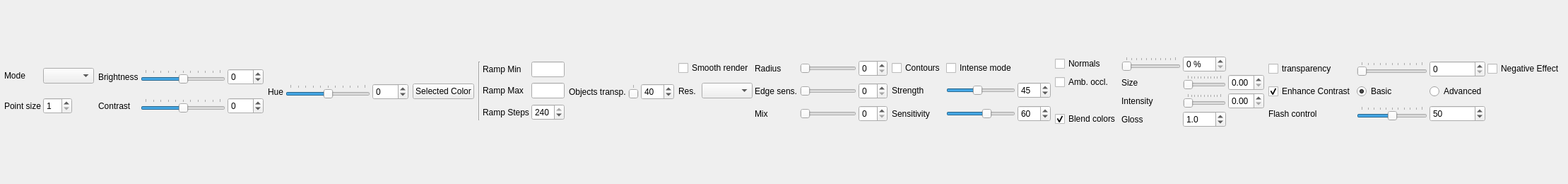
<?xml version="1.0" encoding="UTF-8"?>
<ui version="4.0">
 <class>toolbar_renderings</class>
 <widget class="QWidget" name="toolbar_renderings">
  <property name="geometry">
   <rect>
    <x>0</x>
    <y>0</y>
    <width>1735</width>
    <height>260</height>
   </rect>
  </property>
  <property name="windowTitle">
   <string>Renderings</string>
  </property>
  <layout class="QGridLayout" name="gridLayout">
   <property name="leftMargin">
    <number>6</number>
   </property>
   <property name="topMargin">
    <number>0</number>
   </property>
   <property name="rightMargin">
    <number>6</number>
   </property>
   <property name="bottomMargin">
    <number>0</number>
   </property>
   <property name="verticalSpacing">
    <number>3</number>
   </property>
   <item row="0" column="0">
    <layout class="QHBoxLayout" name="row0Layout">
     <property name="spacing">
      <number>6</number>
     </property>
     <item>
      <widget class="QWidget" name="renderModeWidget" native="true">
       <layout class="QGridLayout" name="renderModeLayout">
        <property name="leftMargin">
         <number>0</number>
        </property>
        <property name="topMargin">
         <number>0</number>
        </property>
        <property name="rightMargin">
         <number>0</number>
        </property>
        <property name="bottomMargin">
         <number>0</number>
        </property>
        <property name="horizontalSpacing">
         <number>3</number>
        </property>
        <property name="verticalSpacing">
         <number>3</number>
        </property>
        <item row="0" column="0">
         <widget class="QLabel" name="label_renderMode">
          <property name="text">
           <string>Mode</string>
          </property>
         </widget>
        </item>
        <item row="0" column="1" colspan="2">
         <widget class="QComboBox" name="comboBox_renderMode">
          <property name="focusPolicy">
           <enum>Qt::NoFocus</enum>
          </property>
         </widget>
        </item>
        <item row="1" column="0">
         <widget class="QLabel" name="label_pointSize">
          <property name="text">
           <string>Point size</string>
          </property>
         </widget>
        </item>
        <item row="1" column="1">
         <widget class="QSpinBox" name="spinBox_pointSize">
          <property name="minimum">
           <number>1</number>
          </property>
          <property name="maximum">
           <number>15</number>
          </property>
          <property name="value">
           <number>1</number>
          </property>
         </widget>
        </item>
       </layout>
      </widget>
     </item>
     <item>
      <widget class="QWidget" name="adjust_options" native="true">
       <layout class="QGridLayout" name="adjustLayout">
        <property name="leftMargin">
         <number>0</number>
        </property>
        <property name="topMargin">
         <number>0</number>
        </property>
        <property name="rightMargin">
         <number>0</number>
        </property>
        <property name="bottomMargin">
         <number>0</number>
        </property>
        <property name="horizontalSpacing">
         <number>3</number>
        </property>
        <property name="verticalSpacing">
         <number>0</number>
        </property>
        <item row="0" column="0">
         <widget class="QLabel" name="brightnessLuminanceLabel">
          <property name="text">
           <string>Brightness</string>
          </property>
          <property name="margin">
           <number>3</number>
          </property>
         </widget>
        </item>
        <item row="0" column="1">
         <widget class="QSlider" name="brightnessLuminanceSlider">
          <property name="sizePolicy">
           <sizepolicy hsizetype="Minimum" vsizetype="Fixed">
            <horstretch>0</horstretch>
            <verstretch>0</verstretch>
           </sizepolicy>
          </property>
          <property name="minimumSize">
           <size>
            <width>120</width>
            <height>0</height>
           </size>
          </property>
          <property name="minimum">
           <number>-100</number>
          </property>
          <property name="maximum">
           <number>100</number>
          </property>
          <property name="singleStep">
           <number>20</number>
          </property>
          <property name="orientation">
           <enum>Qt::Horizontal</enum>
          </property>
          <property name="tickPosition">
           <enum>QSlider::TicksAbove</enum>
          </property>
         </widget>
        </item>
        <item row="0" column="2">
         <widget class="QSpinBox" name="brightnessLuminanceSpinBox">
          <property name="minimum">
           <number>-100</number>
          </property>
          <property name="maximum">
           <number>100</number>
          </property>
         </widget>
        </item>
        <item row="1" column="0">
         <widget class="QLabel" name="contrastSaturationLabel">
          <property name="text">
           <string>Contrast</string>
          </property>
          <property name="margin">
           <number>3</number>
          </property>
         </widget>
        </item>
        <item row="1" column="1">
         <widget class="QSlider" name="contrastSaturationSlider">
          <property name="sizePolicy">
           <sizepolicy hsizetype="Minimum" vsizetype="Fixed">
            <horstretch>0</horstretch>
            <verstretch>0</verstretch>
           </sizepolicy>
          </property>
          <property name="minimumSize">
           <size>
            <width>120</width>
            <height>0</height>
           </size>
          </property>
          <property name="minimum">
           <number>-100</number>
          </property>
          <property name="maximum">
           <number>100</number>
          </property>
          <property name="singleStep">
           <number>20</number>
          </property>
          <property name="orientation">
           <enum>Qt::Horizontal</enum>
          </property>
          <property name="tickPosition">
           <enum>QSlider::TicksAbove</enum>
          </property>
         </widget>
        </item>
        <item row="1" column="2">
         <widget class="QSpinBox" name="contrastSaturationSpinBox">
          <property name="minimum">
           <number>-100</number>
          </property>
          <property name="maximum">
           <number>100</number>
          </property>
         </widget>
        </item>
       </layout>
      </widget>
     </item>
     <item>
      <widget class="QWidget" name="falseColorWidget" native="true">
       <layout class="QGridLayout" name="falseColorLayout">
        <property name="leftMargin">
         <number>0</number>
        </property>
        <property name="topMargin">
         <number>0</number>
        </property>
        <property name="rightMargin">
         <number>0</number>
        </property>
        <property name="bottomMargin">
         <number>0</number>
        </property>
        <property name="horizontalSpacing">
         <number>3</number>
        </property>
        <property name="verticalSpacing">
         <number>3</number>
        </property>
        <item row="0" column="0">
         <widget class="QLabel" name="falseColorLabel">
          <property name="text">
           <string>Hue</string>
          </property>
          <property name="margin">
           <number>3</number>
          </property>
         </widget>
        </item>
        <item row="0" column="1">
         <widget class="QSlider" name="falseColorSlider">
          <property name="sizePolicy">
           <sizepolicy hsizetype="Minimum" vsizetype="Fixed">
            <horstretch>0</horstretch>
            <verstretch>0</verstretch>
           </sizepolicy>
          </property>
          <property name="minimumSize">
           <size>
            <width>120</width>
            <height>0</height>
           </size>
          </property>
          <property name="minimum">
           <number>-100</number>
          </property>
          <property name="maximum">
           <number>100</number>
          </property>
          <property name="singleStep">
           <number>20</number>
          </property>
          <property name="value">
           <number>0</number>
          </property>
          <property name="orientation">
           <enum>Qt::Horizontal</enum>
          </property>
          <property name="tickPosition">
           <enum>QSlider::TicksAbove</enum>
          </property>
         </widget>
        </item>
        <item row="0" column="2">
         <widget class="QSpinBox" name="falseColorSpinBox">
          <property name="minimum">
           <number>-100</number>
          </property>
          <property name="maximum">
           <number>100</number>
          </property>
         </widget>
        </item>
       </layout>
      </widget>
     </item>
     <item>
      <widget class="QPushButton" name="pushButton_color">
       <property name="text">
        <string>Selected Color</string>
       </property>
      </widget>
     </item>
    </layout>
   </item>
   <item row="0" column="1">
    <layout class="QHBoxLayout" name="row1Layout">
     <property name="spacing">
      <number>6</number>
     </property>
     <item>
      <widget class="QWidget" name="ramp_options" native="true">
       <layout class="QGridLayout" name="rampLayout">
        <property name="leftMargin">
         <number>0</number>
        </property>
        <property name="topMargin">
         <number>0</number>
        </property>
        <property name="rightMargin">
         <number>0</number>
        </property>
        <property name="bottomMargin">
         <number>0</number>
        </property>
        <property name="horizontalSpacing">
         <number>3</number>
        </property>
        <property name="verticalSpacing">
         <number>0</number>
        </property>
        <item row="0" column="0" rowspan="3">
         <widget class="Line" name="line_ramp">
          <property name="orientation">
           <enum>Qt::Vertical</enum>
          </property>
         </widget>
        </item>
        <item row="0" column="1">
         <widget class="QLabel" name="label_rampMin">
          <property name="text">
           <string>Ramp Min</string>
          </property>
         </widget>
        </item>
        <item row="0" column="2">
         <widget class="QDoubleEdit" name="lineEdit_rampMin">
          <property name="toolTip">
           <string>These values apply to tags, points, spheres, cylinders. The ramps on the boxes are determined by their thickness (Z, blue axis).</string>
          </property>
         </widget>
        </item>
        <item row="1" column="1">
         <widget class="QLabel" name="label_rampMax">
          <property name="text">
           <string>Ramp Max</string>
          </property>
         </widget>
        </item>
        <item row="1" column="2">
         <widget class="QDoubleEdit" name="lineEdit_rampMax">
          <property name="toolTip">
           <string>These values apply to tags, points, spheres, cylinders. The ramps on the boxes are determined by their thickness (Z, blue axis).</string>
          </property>
         </widget>
        </item>
        <item row="2" column="1">
         <widget class="QLabel" name="label_rampStep">
          <property name="text">
           <string>Ramp Steps</string>
          </property>
         </widget>
        </item>
        <item row="2" column="2">
         <widget class="QSpinBox" name="spinBox_rampStep">
          <property name="minimum">
           <number>4</number>
          </property>
          <property name="maximum">
           <number>240</number>
          </property>
          <property name="singleStep">
           <number>1</number>
          </property>
          <property name="value">
           <number>240</number>
          </property>
         </widget>
        </item>
       </layout>
      </widget>
     </item>
     <item>
      <widget class="QWidget" name="alphaObjectsWidget" native="true">
       <layout class="QGridLayout" name="alphaObjectsLayout">
        <property name="leftMargin">
         <number>0</number>
        </property>
        <property name="topMargin">
         <number>0</number>
        </property>
        <property name="rightMargin">
         <number>0</number>
        </property>
        <property name="bottomMargin">
         <number>0</number>
        </property>
        <property name="horizontalSpacing">
         <number>3</number>
        </property>
        <property name="verticalSpacing">
         <number>3</number>
        </property>
        <item row="0" column="0">
         <widget class="QLabel" name="alphaObjectsLabel">
          <property name="text">
           <string>Objects transp.</string>
          </property>
         </widget>
        </item>
        <item row="0" column="1">
         <widget class="QSlider" name="alphaObjectsSlider">
          <property name="maximum">
           <number>100</number>
          </property>
          <property name="value">
           <number>40</number>
          </property>
          <property name="orientation">
           <enum>Qt::Horizontal</enum>
          </property>
          <property name="tickPosition">
           <enum>QSlider::TicksAbove</enum>
          </property>
          <property name="tickInterval">
           <number>0</number>
          </property>
         </widget>
        </item>
        <item row="0" column="2">
         <widget class="QSpinBox" name="alphaObjectsSpinBox">
          <property name="maximum">
           <number>100</number>
          </property>
          <property name="value">
           <number>40</number>
          </property>
         </widget>
        </item>
       </layout>
      </widget>
     </item>
     <item>
      <spacer name="row1Spacer">
       <property name="orientation">
        <enum>Qt::Horizontal</enum>
       </property>
       <property name="sizeType">
        <enum>QSizePolicy::Expanding</enum>
       </property>
       <property name="sizeHint" stdset="0">
        <size>
         <width>0</width>
         <height>0</height>
        </size>
       </property>
      </spacer>
     </item>
    </layout>
   </item>
   <item row="0" column="2">
    <layout class="QHBoxLayout" name="row2Layout">
     <property name="spacing">
      <number>6</number>
     </property>
     <item>
      <widget class="QWidget" name="edgeAwareWidget" native="true">
       <layout class="QGridLayout" name="edgeAwareLayout">
        <property name="leftMargin">
         <number>0</number>
        </property>
        <property name="topMargin">
         <number>0</number>
        </property>
        <property name="rightMargin">
         <number>0</number>
        </property>
        <property name="bottomMargin">
         <number>0</number>
        </property>
        <property name="horizontalSpacing">
         <number>3</number>
        </property>
        <property name="verticalSpacing">
         <number>3</number>
        </property>
        <item row="0" column="0" colspan="2">
         <widget class="QCheckBox" name="checkBox_edgeAwareBlur">
          <property name="text">
           <string>Smooth render</string>
          </property>
         </widget>
        </item>
        <item row="0" column="2">
         <widget class="QLabel" name="label_radius">
          <property name="text">
           <string>Radius</string>
          </property>
         </widget>
        </item>
        <item row="0" column="3">
         <widget class="QSlider" name="slider_edgeAwareRadius">
          <property name="minimumSize">
           <size>
            <width>80</width>
            <height>0</height>
           </size>
          </property>
          <property name="orientation">
           <enum>Qt::Horizontal</enum>
          </property>
         </widget>
        </item>
        <item row="0" column="4">
         <widget class="QSpinBox" name="spinBox_edgeAwareRadius"/>
        </item>
        <item row="1" column="2">
         <widget class="QLabel" name="label_edgeSensibility">
          <property name="text">
           <string>Edge sens.</string>
          </property>
         </widget>
        </item>
        <item row="1" column="3">
         <widget class="QSlider" name="slider_edgeAwareDepth">
          <property name="orientation">
           <enum>Qt::Horizontal</enum>
          </property>
         </widget>
        </item>
        <item row="1" column="4">
         <widget class="QSpinBox" name="spinBox_edgeAwareDepth"/>
        </item>
        <item row="2" column="2">
         <widget class="QLabel" name="label_mix">
          <property name="text">
           <string>Mix</string>
          </property>
         </widget>
        </item>
        <item row="2" column="3">
         <widget class="QSlider" name="slider_edgeAwareBlend">
          <property name="minimumSize">
           <size>
            <width>80</width>
            <height>0</height>
           </size>
          </property>
          <property name="orientation">
           <enum>Qt::Horizontal</enum>
          </property>
         </widget>
        </item>
        <item row="2" column="4">
         <widget class="QSpinBox" name="spinBox_edgeAwareBlend"/>
        </item>
        <item row="1" column="0">
         <widget class="QLabel" name="label_resolution">
          <property name="text">
           <string>Res.</string>
          </property>
         </widget>
        </item>
        <item row="1" column="1">
         <widget class="QComboBox" name="comboBox_edgeAwareResolution"/>
        </item>
       </layout>
      </widget>
     </item>
     <item>
      <widget class="QWidget" name="depthLiningWidget" native="true">
       <layout class="QGridLayout" name="depthLiningLayout">
        <property name="leftMargin">
         <number>0</number>
        </property>
        <property name="topMargin">
         <number>0</number>
        </property>
        <property name="rightMargin">
         <number>0</number>
        </property>
        <property name="bottomMargin">
         <number>0</number>
        </property>
        <property name="horizontalSpacing">
         <number>3</number>
        </property>
        <property name="verticalSpacing">
         <number>3</number>
        </property>
        <item row="0" column="0">
         <widget class="QCheckBox" name="checkBox_depthLining">
          <property name="text">
           <string>Contours</string>
          </property>
         </widget>
        </item>
        <item row="0" column="1">
         <widget class="QCheckBox" name="checkBox_depthLiningStrongMode">
          <property name="text">
           <string>Intense mode</string>
          </property>
         </widget>
        </item>
        <item row="1" column="0">
         <widget class="QLabel" name="label_depthLiningStrength">
          <property name="text">
           <string>Strength</string>
          </property>
         </widget>
        </item>
        <item row="1" column="1">
         <widget class="QSlider" name="slider_depthLiningStrength">
          <property name="minimum">
           <number>0</number>
          </property>
          <property name="maximum">
           <number>100</number>
          </property>
          <property name="value">
           <number>45</number>
          </property>
          <property name="orientation">
           <enum>Qt::Horizontal</enum>
          </property>
         </widget>
        </item>
        <item row="1" column="2">
         <widget class="QSpinBox" name="spinBox_depthLiningStrength">
          <property name="maximum">
           <number>100</number>
          </property>
          <property name="value">
           <number>45</number>
          </property>
         </widget>
        </item>
        <item row="2" column="0">
         <widget class="QLabel" name="label_depthLiningSensitivity">
          <property name="text">
           <string>Sensitivity</string>
          </property>
         </widget>
        </item>
        <item row="2" column="1">
         <widget class="QSlider" name="slider_depthLiningSensitivity">
          <property name="minimum">
           <number>0</number>
          </property>
          <property name="maximum">
           <number>100</number>
          </property>
          <property name="value">
           <number>60</number>
          </property>
          <property name="orientation">
           <enum>Qt::Horizontal</enum>
          </property>
         </widget>
        </item>
        <item row="2" column="2">
         <widget class="QSpinBox" name="spinBox_depthLiningSensitivity">
          <property name="maximum">
           <number>100</number>
          </property>
          <property name="value">
           <number>60</number>
          </property>
         </widget>
        </item>
       </layout>
      </widget>
     </item>
     <item>
      <widget class="QWidget" name="normalsWidget" native="true">
       <layout class="QGridLayout" name="normalsLayout">
        <property name="leftMargin">
         <number>0</number>
        </property>
        <property name="topMargin">
         <number>0</number>
        </property>
        <property name="rightMargin">
         <number>0</number>
        </property>
        <property name="bottomMargin">
         <number>0</number>
        </property>
        <property name="horizontalSpacing">
         <number>3</number>
        </property>
        <property name="verticalSpacing">
         <number>3</number>
        </property>
        <item row="0" column="0">
         <widget class="QCheckBox" name="normals_checkBox">
          <property name="toolTip">
           <string>Two types of normals are available: normal type 1 (greyed out), normal type 2 (ticked).</string>
          </property>
          <property name="layoutDirection">
           <enum>Qt::LeftToRight</enum>
          </property>
          <property name="text">
           <string>Normals</string>
          </property>
          <property name="tristate">
           <bool>true</bool>
          </property>
         </widget>
        </item>
        <item row="0" column="1">
         <widget class="QSlider" name="slider_normalStrength">
          <property name="sizePolicy">
           <sizepolicy hsizetype="Minimum" vsizetype="Fixed">
            <horstretch>0</horstretch>
            <verstretch>0</verstretch>
           </sizepolicy>
          </property>
          <property name="maximum">
           <number>100</number>
          </property>
          <property name="orientation">
           <enum>Qt::Horizontal</enum>
          </property>
          <property name="tickPosition">
           <enum>QSlider::TicksAbove</enum>
          </property>
         </widget>
        </item>
        <item row="0" column="2">
         <widget class="QSpinBox" name="spinBox_normalStrength">
          <property name="suffix">
           <string> %</string>
          </property>
          <property name="maximum">
           <number>100</number>
          </property>
         </widget>
        </item>
        <item row="1" column="0">
         <widget class="QCheckBox" name="checkBox_ao">
          <property name="text">
           <string>Amb. occl.</string>
          </property>
         </widget>
        </item>
        <item row="1" column="1">
         <widget class="QLabel" name="label_aoSize">
          <property name="text">
           <string>Size</string>
          </property>
         </widget>
        </item>
        <item row="1" column="2">
         <widget class="QSlider" name="aoSizeSlider">
          <property name="maximum">
           <number>100</number>
          </property>
          <property name="orientation">
           <enum>Qt::Horizontal</enum>
          </property>
          <property name="tickPosition">
           <enum>QSlider::TicksAbove</enum>
          </property>
         </widget>
        </item>
        <item row="1" column="3">
         <widget class="QDoubleSpinBox" name="aoSizeSpinBox">
          <property name="locale">
           <locale language="C" country="AnyCountry"/>
          </property>
          <property name="decimals">
           <number>2</number>
          </property>
          <property name="maximum">
           <double>1.000000000000000</double>
          </property>
          <property name="singleStep">
           <double>0.010000000000000</double>
          </property>
         </widget>
        </item>
        <item row="2" column="1">
         <widget class="QLabel" name="label_aoIntensity">
          <property name="text">
           <string>Intensity</string>
          </property>
         </widget>
        </item>
        <item row="2" column="2">
         <widget class="QSlider" name="aoIntensitySlider">
          <property name="maximum">
           <number>100</number>
          </property>
          <property name="orientation">
           <enum>Qt::Horizontal</enum>
          </property>
          <property name="tickPosition">
           <enum>QSlider::TicksAbove</enum>
          </property>
         </widget>
        </item>
        <item row="2" column="3">
         <widget class="QDoubleSpinBox" name="aoIntensitySpinBox">
          <property name="locale">
           <locale language="C" country="AnyCountry"/>
          </property>
          <property name="decimals">
           <number>2</number>
          </property>
          <property name="maximum">
           <double>1.000000000000000</double>
          </property>
          <property name="singleStep">
           <double>0.010000000000000</double>
          </property>
         </widget>
        </item>
        <item row="3" column="0">
         <widget class="QCheckBox" name="checkBox_blendColor">
          <property name="text">
           <string>Blend colors</string>
          </property>
          <property name="checked">
           <bool>true</bool>
          </property>
         </widget>
        </item>
        <item row="3" column="1">
         <widget class="QLabel" name="label_sharpness">
          <property name="text">
           <string>Gloss</string>
          </property>
         </widget>
        </item>
        <item row="3" column="2">
         <widget class="QDoubleSpinBox" name="doubleSpinBox_sharpness">
          <property name="decimals">
           <number>1</number>
          </property>
          <property name="minimum">
           <double>0.100000000000000</double>
          </property>
          <property name="value">
           <double>1.000000000000000</double>
          </property>
         </widget>
        </item>
       </layout>
      </widget>
     </item>
     <item>
      <widget class="QWidget" name="transparencyWidget" native="true">
       <layout class="QGridLayout" name="transparencyLayout">
        <property name="leftMargin">
         <number>0</number>
        </property>
        <property name="topMargin">
         <number>0</number>
        </property>
        <property name="rightMargin">
         <number>0</number>
        </property>
        <property name="bottomMargin">
         <number>0</number>
        </property>
        <property name="horizontalSpacing">
         <number>3</number>
        </property>
        <property name="verticalSpacing">
         <number>3</number>
        </property>
        <item row="0" column="0">
         <widget class="QCheckBox" name="checkBox_transparency">
          <property name="text">
           <string>transparency</string>
          </property>
         </widget>
        </item>
        <item row="0" column="1">
         <widget class="QSlider" name="slider_transparency">
          <property name="minimumSize">
           <size>
            <width>100</width>
            <height>0</height>
           </size>
          </property>
          <property name="maximum">
           <number>100</number>
          </property>
          <property name="orientation">
           <enum>Qt::Horizontal</enum>
          </property>
          <property name="tickPosition">
           <enum>QSlider::TicksAbove</enum>
          </property>
          <property name="tickInterval">
           <number>10</number>
          </property>
         </widget>
        </item>
        <item row="0" column="2">
         <widget class="QSpinBox" name="spinBox_transparency">
          <property name="maximum">
           <number>100</number>
          </property>
         </widget>
        </item>
        <item row="1" column="0">
         <layout class="QHBoxLayout" name="horizontalLayoutEnhance">
          <item>
           <widget class="QCheckBox" name="checkBox_enhanceContrast">
            <property name="text">
             <string>Enhance Contrast</string>
            </property>
            <property name="checked">
             <bool>true</bool>
            </property>
           </widget>
          </item>
         </layout>
        </item>
        <item row="1" column="1">
         <widget class="QRadioButton" name="basicEnhanceContrastRadioButton">
          <property name="text">
           <string>Basic</string>
          </property>
          <property name="checked">
           <bool>true</bool>
          </property>
         </widget>
        </item>
        <item row="1" column="2">
         <widget class="QRadioButton" name="advEnhanceContrastRadioButton">
          <property name="text">
           <string>Advanced</string>
          </property>
         </widget>
        </item>
        <item row="0" column="3">
         <widget class="QCheckBox" name="checkBox_negativeEffect">
          <property name="text">
           <string>Negative Effect</string>
          </property>
         </widget>
        </item>
        <item row="2" column="0">
         <widget class="QLabel" name="label_flashControl">
          <property name="text">
           <string>Flash control</string>
          </property>
         </widget>
        </item>
        <item row="2" column="1">
         <widget class="QSlider" name="slider_flashControl">
          <property name="minimumSize">
           <size>
            <width>100</width>
            <height>0</height>
           </size>
          </property>
          <property name="minimum">
           <number>0</number>
          </property>
          <property name="maximum">
           <number>100</number>
          </property>
          <property name="value">
           <number>50</number>
          </property>
          <property name="orientation">
           <enum>Qt::Horizontal</enum>
          </property>
          <property name="tickPosition">
           <enum>QSlider::TicksAbove</enum>
          </property>
          <property name="tickInterval">
           <number>10</number>
          </property>
         </widget>
        </item>
        <item row="2" column="2">
         <widget class="QSpinBox" name="spinBox_flashControl">
          <property name="minimum">
           <number>0</number>
          </property>
          <property name="maximum">
           <number>100</number>
          </property>
          <property name="value">
           <number>50</number>
          </property>
         </widget>
        </item>
       </layout>
      </widget>
     </item>
     <item>
      <spacer name="row2Spacer">
       <property name="orientation">
        <enum>Qt::Horizontal</enum>
       </property>
       <property name="sizeType">
        <enum>QSizePolicy::Expanding</enum>
       </property>
       <property name="sizeHint" stdset="0">
        <size>
         <width>0</width>
         <height>0</height>
        </size>
       </property>
      </spacer>
     </item>
    </layout>
   </item>
  </layout>
 </widget>
 <layoutdefault spacing="6" margin="11"/>
 <customwidgets>
  <customwidget>
   <class>QDoubleEdit</class>
   <extends>QLineEdit</extends>
   <header>qdoubleedit.h</header>
  </customwidget>
 </customwidgets>
 <tabstops>
  <tabstop>spinBox_pointSize</tabstop>
  <tabstop>brightnessLuminanceSlider</tabstop>
  <tabstop>brightnessLuminanceSpinBox</tabstop>
  <tabstop>contrastSaturationSlider</tabstop>
  <tabstop>contrastSaturationSpinBox</tabstop>
  <tabstop>lineEdit_rampMin</tabstop>
  <tabstop>lineEdit_rampMax</tabstop>
  <tabstop>spinBox_rampStep</tabstop>
  <tabstop>falseColorSlider</tabstop>
  <tabstop>falseColorSpinBox</tabstop>
  <tabstop>alphaObjectsSlider</tabstop>
  <tabstop>alphaObjectsSpinBox</tabstop>
 </tabstops>
 <resources>
  <include location="../../../openscantools.qrc"/>
 </resources>
 <connections/>
</ui>
